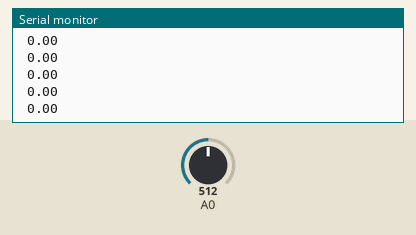
Bench run of a sketch on a simulated Arduino Uno, built with avr-gcc and run on an emulated ATmega328P. Parts: the last lines printed to the serial monitor. The inputs (shaded band) are chosen by the test bench; at power-on: A0 = 512.

Above: at 1.2 s.
1.3 s: A0 set to 716
At 1.32 s:
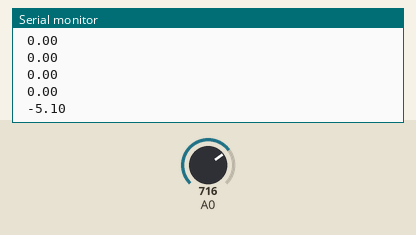
2.8 s: A0 set to 900
At 2.83 s:
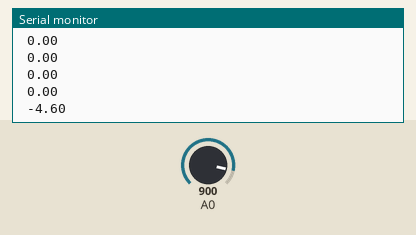
Timing chart, 0 to 5.8 s (numbered marks = the images above; inputs shaded):
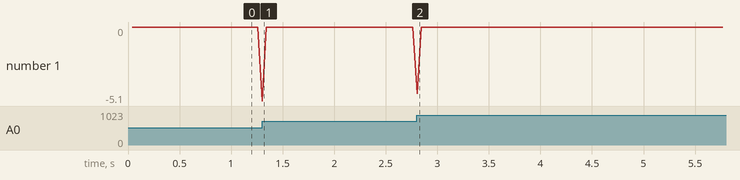

Measured:
- after the input at 1.3 s, the serial monitor: prints a new line at once (image 1)
- after the input at 2.8 s, the serial monitor: prints a new line at once (image 2)

The sketch:

sketch_apr25a.ino
```cpp
float s1=0,s2=0;
void setup() {
  Serial.begin(9600);
  pinMode(A0,INPUT);


}

void loop() {
  s2=analogRead(A0);
  delay(40);
  s1=analogRead(A0);
  float v=(s2-s1)/40;

//  Serial.print("Speed is :");
  Serial.print(" ");
  Serial.println(v);
//  Serial.println(" m/sec");
//  delay(100);

}
```
